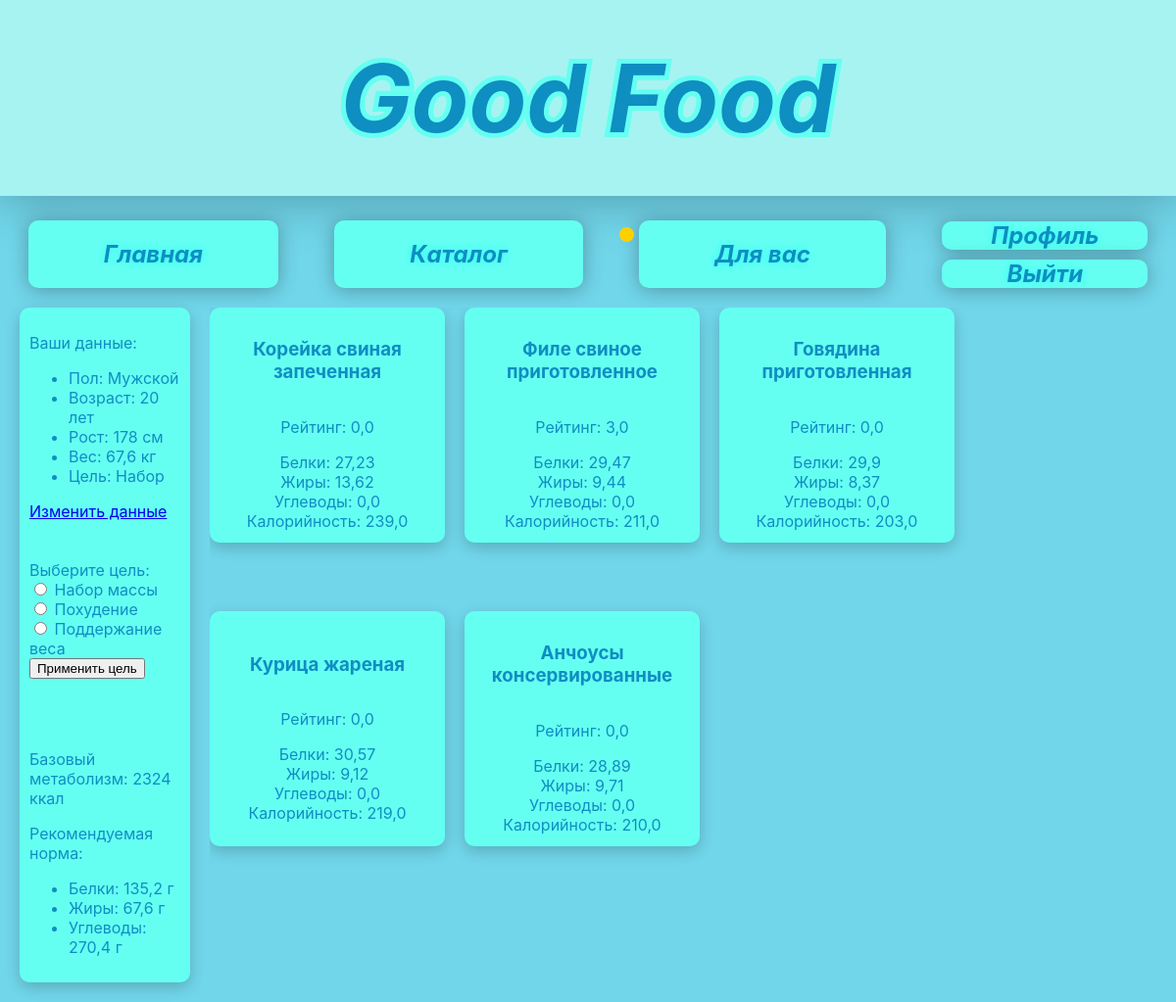
Screenshot of /foru/ (signed in) with the database file from the repository.
### moduleauth/models.py (models this page shows, shortened)
class Profile(models.Model):
    user = models.OneToOneField(User, null=True, on_delete=models.CASCADE)
    email = models.EmailField(unique=True, null=True, blank=True, verbose_name="Email")
    sex = models.CharField(max_length=6, choices=[('male', 'Мужской'), ('female', 'Женский')], default='male')
    age = models.PositiveIntegerField(default=18, verbose_name='Age' )
    height = models.PositiveIntegerField(default=160,verbose_name="Height")
    weight = models.FloatField(default=60.0, verbose_name="Weight")
    goal = models.CharField(max_length=20, choices=[('gain', 'Набор'), ('lose', 'Похудение'), ('main', 'Поддержание')], default='maintain')
    calorie_adjustment = models.IntegerField(default=0, verbose_name="Коррекция калорий")
    excluded_products = models.ManyToManyField(Product, blank=True, related_name='excluded_by_profiles')
    excluded_categories = models.ManyToManyField(Category, blank=True, related_name='excluded_by_profiles')
    def get_sex_display(self):
        return dict(self._meta.get_field('sex').choices).get(self.sex)
    def get_goal_display(self):
        return dict(self._meta.get_field('goal').choices).get(self.goal)
    def calculate_daily_calories(self):
        if self.sex == 'male':
            bmr = (10 * self.weight) + (6.25 * self.height) - (5 * self.age) + 5
        else:
            bmr = (10 * self.weight) + (6.25 * self.height) - (5 * self.age) - 161
        if self.goal == 'gain':
            adjustment = 500
        elif self.goal == 'lose':
            adjustment = -500
        else:
            adjustment = 0
        return bmr + adjustment + self.calorie_adjustment
    def calculate_daily_pfc(self):
        if self.goal == 'gain':
            proteins = self.weight * 2.0
            fats = self.weight * 1.0
            carbohydrates = self.weight * 4.0
        elif self.goal == 'lose':
            proteins = self.weight * 2.5
            fats = self.weight * 0.8
            carbohydrates = self.weight * 2.0
        else:
            proteins = self.weight * 1.8
            fats = self.weight * 0.9
            carbohydrates = self.weight * 3.0
        return {
            'proteins': proteins,
            'fats': fats,
            'carbohydrates': carbohydrates,
            'calories': self.calculate_daily_calories()
        }

### modulerec/models.py (models this page shows, shortened)
class Product(models.Model):
    name = models.CharField(max_length=100)
    category = models.ForeignKey(Category, on_delete=models.CASCADE)
    proteins = models.FloatField(default=0)
    fats = models.FloatField(default=0)
    carbohydrates = models.FloatField(default=0)
    caloricity = models.FloatField(default=0)
    is_for_weight_main = models.BooleanField(default=False)
    is_for_weight_gain = models.BooleanField(default=False)
    is_for_weight_loss = models.BooleanField(default=False)
    class Meta:
        unique_together = ['name', 'category']
    def average_rating(self):
        return self.ratings.aggregate(Avg('value'))['value__avg'] or 0

### modulerec/views.py (the view)
# urls.py: path('foru/', views.foru_view, name='foru'),
@login_required
def foru_view(request):
    try:
        profile = Profile.objects.get(user=request.user)
    except Profile.DoesNotExist:
        return redirect('profile')
    form = GoalForm(request.POST or None)
    if request.method == 'POST' and form.is_valid():
        profile.goal = form.cleaned_data['goal']
        profile.save()
        return redirect('foru')
    pfc = profile.calculate_daily_pfc()
    excluded = profile.excluded_products.all()
    if profile.goal == 'gain':
        products = Product.objects.filter(is_for_weight_gain=True).exclude(id__in=excluded)
    elif profile.goal == 'lose':
        products = Product.objects.filter(is_for_weight_loss=True).exclude(id__in=excluded)
    else:
        products = Product.objects.filter(is_for_weight_main=True).exclude(id__in=excluded)
    return render(request, 'foru.html', {
        'profile': profile,
        'products': products,
        'goal_form': form,
        'macros': pfc,
        'user_goal': profile.goal,
    })

### modulerec/forms.py
class GoalForm(forms.Form):
    goal = forms.ChoiceField(
        label='Выберите цель',
        choices=[
            ('gain', 'Набор массы'),
            ('lose', 'Похудение'),
            ('main', 'Поддержание веса')
        ],
        widget=forms.RadioSelect)

### templates/foru.html (shortened to what this page needs)
{% load static %}
<html lang="ru">
    <head>
        <link rel="stylesheet" href="{% static 'styles/base.css' %}">
        <link rel="stylesheet" href="{% static 'styles/foru.css' %}">
    </head>
    <body>
        <div id="heading">
            <span>Good Food</span>
        </div>
        <div id="body">
            <div class="navbar">
                <a href="{% url 'index' %}" class="nav-button">Главная</a>
                <a href="{% url 'catalog' %}" class="nav-button">Каталог</a>
                {% if user.is_authenticated %}
                    <a href="#" class="nav-button restricted">Для вас<div class="nav-button--circle"></div></a>
                {% else %}
                    <script src="{ static 'utils/restrict.js' }"></script>
                {% endif %}
                <div class="auth-buttons">
                    {% if user.is_authenticated %}
                        <a href="{% url 'profile' %}" class="auth-button">Профиль</a>
                        <a href="{% url 'logout' %}" class="auth-button">Выйти</a>
                    {% else %}
                        <a href="{% url 'signin' %}" class="auth-button">Вход</a>
                        <a href="{% url 'signup' %}" class="auth-button">Регистрация</a>
                    {% endif %}
                </div>
            </div>
            <div class="container">
                <div class="left-panel">
                    <div class="user-info">
                        {% if user.is_authenticated %}
                            {% if user %}
                                <p>Ваши данные: </p>
                                <ul>
                                    <li>Пол: {{ user.profile.get_sex_display }}</li>
                                    <li>Возраст: {{ user.profile.age }} лет</li>
                                    <li>Рост: {{ user.profile.height }} см</li>
                                    <li>Вес: {{ user.profile.weight }} кг</li>
                                    <li>Цель: {{ user.profile.get_goal_display }}</li>
                                </ul>
                                <a href="{% url 'profile' %}" class="btn">Изменить данные</a>
                            {% else %}
                                <p>Заполните профиль для получения рекомендаций</p>
                                <a href="{% url 'profile' %}" class="btn">Перейти к профилю</a>
                            {% endif %}
                        {% endif %}
                    </div>
                    <div class="goal-selection">
                        <form method="post">
                            <label for="">Выберите цель:</label>
                            {{ goal_form.goal }}
                            <button type="submit" class="btn">Применить цель</button>
                        </form>
                    </div>
                    <div class="rec-info">
                        {% if user.is_authenticated %}
                            {% if user.profile %}
                                <p>Базовый метаболизм: {{ macros.calories|floatformat:0 }} ккал</p>
                                <p>Рекомендуемая норма:</p>
                                <ul>
                                    <li>Белки: {{ macros.proteins|floatformat:1 }} г</li>
                                    <li>Жиры: {{ macros.fats|floatformat:1 }} г</li>
                                    <li>Углеводы: {{ macros.carbohydrates|floatformat:1 }} г</li>
                                </ul>
                            {% endif %}
                        {% endif %}
                    </div>
                </div>
                <div class="products">
                    {% for product in products %}
                        <div class="product-card">
                            <h3>{{ product.name }}</h3>
                                <p>Рейтинг: {{ product.average_rating|floatformat:1 }}</p>
                                Белки: {{ product.proteins }}<br>
                                Жиры: {{ product.fats }}<br>
                                Углеводы: {{ product.carbohydrates }}<br>
                                Калорийность: {{ product.caloricity }}
                        </div>
                    {% empty %}
                        <p>Нет продуктов для вашей цели</p>
                    {% endfor %}
                </div>
            </div>
        </div>
    </body>
</html>

### static/styles/base.css (style rules this page uses)
body { margin: 0; background: #71D6EA; position: relative; }
#heading { z-index: 2; position: relative; display: flex; align-items: center; justify-content: center; width: 100%; height: 200px; background: #A7F3F2; box-shadow: 0px 2px 50px rgba(0, 0, 0, 0.3); }
#heading span { font-family: 'Inter', sans-serif; font-style: italic; font-weight: bold; font-size: 96; color: #0F8EC1; -webkit-text-stroke: 10px #65FFF2; paint-order: stroke fill; }
#body { width: 100%; height: 100%; }
.navbar { z-index: 2; position: relative; display: flex; justify-content: space-around; align-items: center; padding-top: 25px; }
.nav-button { font-family: 'Inter', sans-serif; font-size: 24px; font-weight: bold; font-style: italic; color: #0F8EC1; background: #65FFF2; border: none; border-radius: 10px; padding: 20px 77px; text-shadow: 0 0 10px rgba(0, 255, 255, 0.6); cursor: pointer; box-shadow: 0px 2px 20px rgba(0, 0, 0, 0.3); transition: background 0.3s ease; text-decoration: none; position: relative; }
.auth-button { font-family: 'Inter', sans-serif; font-size: 24px; font-weight: bold; font-style: italic; color: #0F8EC1; background: #65FFF2; border: none; border-radius: 10px; padding: 0px 50px; text-shadow: 0 0 10px rgba(0, 255, 255, 0.6); cursor: pointer; box-shadow: 0px 2px 20px rgba(0, 0, 0, 0.3); transition: background 0.3s ease; text-decoration: none; }
.auth-buttons { display: flex; flex-direction: column; text-align: center; gap: 10px; }

### static/styles/foru.css (style rules this page uses)
body { font-family: 'Inter', sans-serif; color: #0F8EC1; }
.nav-button--circle { content: ""; width: 15px; height: 15px; background-color: #ffd000; border-radius: 50%; position: absolute; top: 10%; left: -20px; }
.container { display: flex; padding: 20px; }
.left-panel { width: 15%; height: auto; background: #65FFF2; display: flex; flex-direction: column; gap: 20px; border-radius: 10px; box-shadow: 0px 5px 15px rgba(0, 0, 0, 0.2); }
.user-info, .goal-selection, .rec-info { padding: 10px; }
.products { width: 65%; flex-grow: 1; margin-left: 20px; max-height: 600px; overflow-y: auto; display: flex; flex-wrap: wrap; flex-direction: row; gap: 20px; }
.product-card { background: #65FFF2; border-radius: 10px; box-shadow: 0px 5px 15px rgba(0, 0, 0, 0.2); padding: 20px; text-align: center; display: flex; flex-direction: column; align-items: center; justify-content: center; height: 200px; width: 200px; }

### rows the page displays
Product: name "Корейка свиная запеченная", average_rating "0,0", proteins "27,23", fats "13,62", carbohydrates "0,0", caloricity "239,0"
Product: name "Филе свиное приготовленное", average_rating "3,0", proteins "29,47", fats "9,44", carbohydrates "0,0", caloricity "211,0"
Product: name "Говядина приготовленная", average_rating "0,0", proteins "29,9", fats "8,37", carbohydrates "0,0", caloricity "203,0"
Product: name "Курица жареная", average_rating "0,0", proteins "30,57", fats "9,12", carbohydrates "0,0", caloricity "219,0"
Product: name "Анчоусы консервированные", average_rating "0,0", proteins "28,89", fats "9,71", carbohydrates "0,0", caloricity "210,0"

### other values shown
{{ user.profile.get_sex_display }} "Мужской"
{{ user.profile.age }} "20"
{{ user.profile.height }} "178"
{{ user.profile.weight }} "67,6"
{{ user.profile.get_goal_display }} "Набор"
{{ macros.calories|floatformat:0 }} "2324"
{{ macros.proteins|floatformat:1 }} "135,2"
{{ macros.fats|floatformat:1 }} "67,6"
{{ macros.carbohydrates|floatformat:1 }} "270,4"
